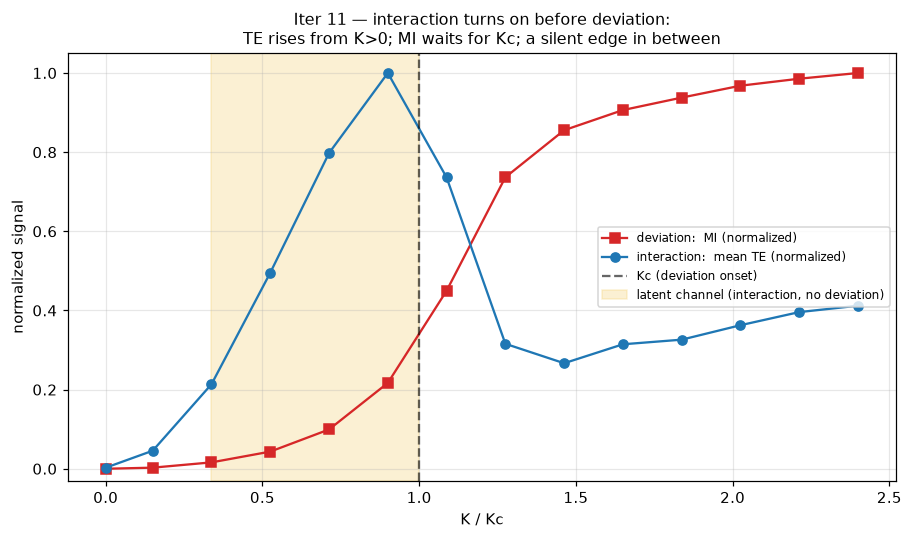

This figure's Python source:
"""
Iteration 11 -- Interaction vs deviation: the latent channel (noun vs verb).

Chapter 8 s8.4 #1 left one span of the CPAF bridge unbuilt: the claim that an
INTERACTION (an edge -- a coupling channel that exists) and a DEVIATION (the
locking *event* on that edge) are genuinely distinct, not two names for one
thing. This iteration gives that split its own falsifiable test.

The tools are already in hand:
  * DEVIATION detector = mutual information I(theta1; theta2) (iter 7): it is ~0
    while the pair drifts and jumps up only when the pair LOCKS (K >= Kc).
  * INTERACTION detector = transfer entropy TE (iter 8): how much one phase's
    present improves prediction of the other's future. A coupling transmits
    influence whether or not it has locked, so TE should be > 0 for ANY K > 0.

Prediction (the noun/verb dissociation):
  K = 0            : no interaction, no deviation      -> MI ~ 0,  TE ~ 0
  0 < K < Kc       : interaction WITHOUT deviation     -> MI ~ 0,  TE > 0   <-- latent channel
  K > Kc           : interaction AND deviation         -> MI > 0,  TE > 0

If it holds: interaction is graded (a matter of degree -- TE rises smoothly from
0), deviation is abrupt (an event -- MI switches on at Kc). The interaction
"turns on" at a LOWER coupling than the deviation, and in between sits a real but
silent edge. That also hardens Ch 8's reframe: a null state (no deviations, MI~0)
can still be full of interactions (TE>0) -- latency below threshold, not emptiness.

Method mirrors iter 7/8: two noisy oscillators (Euler-Maruyama), long
steady-state run subsampled to reduce autocorrelation, swept across K. MI is
shuffle-corrected; TE is a binned conditional MI I(Y_{t+lag}; X_t | Y_t) with
FINE conditioning bins (iter-8 caveat) and circular-shift surrogate correction.
Values in bits.
"""
import os, sys
import numpy as np
sys.path.insert(0, os.path.dirname(os.path.dirname(os.path.abspath(__file__))))

rng = np.random.RandomState(7)

# ---- pair + sweep ----
f1, f2 = 1.00, 1.20
w1, w2 = 2 * np.pi * f1, 2 * np.pi * f2
Dw = abs(w1 - w2)
Kc = Dw / 2                          # bidirectional locking threshold (iter 6)
noise = 0.30                         # enough to decorrelate below Kc (keeps MI~0 there)
#   but not so much it washes out locking; below ~0.25 the noiseless drift becomes
#   a deterministic limit cycle and MI picks up spurious structure -- 0.30 is the
#   sweet spot where sub-Kc MI stays at floor while TE remains detectable.

Ks = np.concatenate(([0.0], np.linspace(0.15 * Kc, 2.4 * Kc, 13)))
nK = len(Ks)

dt = 0.01
sub = 10                             # subsample stride (tau = 0.1)
lag = 3                              # TE horizon (0.3 time units)
n_samples = 100000
burn = 20000
n_steps = burn + n_samples * sub

# ---- integrate all K columns side by side ----
S1 = np.empty((n_samples, nK)); S2 = np.empty((n_samples, nK))
amp = noise * np.sqrt(dt)
th1 = rng.uniform(0, 2 * np.pi, nK)
th2 = rng.uniform(0, 2 * np.pi, nK)
si = 0
for k in range(n_steps):
    d1 = (w1 + Ks * np.sin(th2 - th1)) * dt + amp * rng.randn(nK)
    d2 = (w2 + Ks * np.sin(th1 - th2)) * dt + amp * rng.randn(nK)
    th1 = (th1 + d1) % (2 * np.pi)
    th2 = (th2 + d2) % (2 * np.pi)
    if k >= burn and (k - burn) % sub == 0 and si < n_samples:
        S1[si] = th1; S2[si] = th2; si += 1

# ---- estimators (same construction as iter 8) ----
def _bin(a, B):
    return np.minimum((a / (2 * np.pi) * B).astype(np.int64), B - 1)

def mutual_info_bits(a, b, B=16):
    H, _, _ = np.histogram2d(a, b, bins=[np.linspace(0, 2 * np.pi, B + 1)] * 2)
    p = H / H.sum()
    pa = p.sum(1, keepdims=True); pb = p.sum(0, keepdims=True)
    nz = p > 0
    return float(np.sum(p[nz] * np.log2(p[nz] / (pa * pb)[nz])))

def _cond_mi(a, b, c, Ba, Bb, Bc):
    flat = np.bincount((a * Bb + b) * Bc + c, minlength=Ba * Bb * Bc)
    p = flat.reshape(Ba, Bb, Bc) / flat.sum()
    pc = p.sum((0, 1), keepdims=True)
    pac = p.sum(1, keepdims=True)
    pbc = p.sum(0, keepdims=True)
    nz = p > 0
    return float(np.sum(p[nz] * np.log2((p * pc)[nz] / (pac * pbc)[nz])))

def transfer_entropy_bits(x, y, lag=lag, B=8, Bcond=24, n_surr=8, _rng=rng):
    """TE(X->Y) = I(Y_{t+lag}; X_t | Y_t), fine conditioning + surrogate-corrected."""
    yf = _bin(y[lag:], B); xs = x[:-lag]; cond = _bin(y[:-lag], Bcond)
    def te_of(xsrc):
        return _cond_mi(yf, _bin(xsrc, B), cond, B, B, Bcond)
    te = te_of(xs)
    n = len(xs)
    surr = [te_of(np.roll(xs, _rng.randint(n // 10, n - n // 10)))
            for _ in range(n_surr)]
    return te - float(np.mean(surr))

def order_param(a, b):
    return float(np.mean(np.abs(0.5 * (np.exp(1j * a) + np.exp(1j * b)))))

# ---- sweep ----
print(f"|Dw|={Dw:.3f}  Kc={Kc:.3f}  noise={noise}  samples/K={n_samples}\n")
print(f"{'K':>7} | {'K/Kc':>5} | {'R':>5} | {'MI':>6} | {'TE12':>7} | "
      f"{'TE21':>7} | {'meanTE':>7} | regime")
print("-" * 78)
R = np.zeros(nK); MI = np.zeros(nK); TE12 = np.zeros(nK); TE21 = np.zeros(nK)
for j in range(nK):
    a, b = S1[:, j], S2[:, j]
    R[j] = order_param(a, b)
    mi = mutual_info_bits(a, b)
    MI[j] = max(mi - mutual_info_bits(a, rng.permutation(b)), 0.0)
    TE12[j] = transfer_entropy_bits(a, b)
    TE21[j] = transfer_entropy_bits(b, a)
mTE = 0.5 * (TE12 + TE21)
for j in range(nK):
    reg = ("null" if Ks[j] == 0 else
           "latent (interaction, no deviation)" if Ks[j] < Kc and MI[j] < 0.05 else
           "deviation" if MI[j] >= 0.05 else "sub-Kc")
    print(f"{Ks[j]:7.3f} | {Ks[j]/Kc:5.2f} | {R[j]:5.3f} | {MI[j]:6.3f} | "
          f"{TE12[j]:7.4f} | {TE21[j]:7.4f} | {mTE[j]:7.4f} | {reg}")

# ---- turn-on points & the latent window ----
TE_floor = max(mTE[0], 0.004)                      # K=0 gives the estimator floor
MI_floor = 0.05
TE_on = next((Ks[j] for j in range(nK) if mTE[j] > max(2 * TE_floor, 0.01)), np.nan)
MI_on = next((Ks[j] for j in range(nK) if MI[j] > MI_floor), np.nan)
latent = [j for j in range(nK) if 0 < Ks[j] < Kc and mTE[j] > max(2*TE_floor, 0.01)
          and MI[j] < MI_floor]

# ---- checks ----
print()
print(f"Check A (K=0 is a true null): MI={MI[0]:.4f}, meanTE={mTE[0]:.4f} "
      f"(both at floor -- no interaction, no deviation)")
cA = MI[0] < 0.03 and mTE[0] < 0.012
print(f"   -> {'PASS' if cA else 'FAIL'}")

if latent:
    lj = max(latent, key=lambda j: mTE[j])         # clearest example
    print(f"Check B (LATENT CHANNEL exists): at K/Kc={Ks[lj]/Kc:.2f} "
          f"meanTE={mTE[lj]:.4f} bits (interaction present) but MI={MI[lj]:.4f} "
          f"(no deviation) -- a real but silent edge")
cB = len(latent) >= 1
print(f"   -> {'PASS' if cB else 'FAIL'}")

# The noun/verb claim is about ORDER, not absolute position: the interaction
# (TE) must become detectable at a strictly lower coupling than the deviation
# (MI), and it must do so inside the sub-threshold band (TE_on well below Kc).
# Noise smears the deviation, so MI_on itself sits somewhat below the noiseless
# Kc -- expected, and not what this check is about.
print(f"Check C (interaction turns on before deviation): TE_on at K={TE_on:.3f} "
      f"(K/Kc={TE_on/Kc:.2f}) < MI_on at K={MI_on:.3f} (K/Kc={MI_on/Kc:.2f}); "
      f"interaction detected inside the sub-threshold band")
cC = (TE_on < MI_on) and (TE_on / Kc < 0.5)
print(f"   -> {'PASS' if cC else 'FAIL'}")

print(f"Check D (above Kc: both present): at K/Kc={Ks[-1]/Kc:.2f} "
      f"MI={MI[-1]:.3f} (deviation) and meanTE={mTE[-1]:.4f} (interaction)")
cD = MI[-1] > 0.5 and mTE[-1] > 0.01
print(f"   -> {'PASS' if cD else 'FAIL'}")

allok = cA and cB and cC and cD
print("\nALL PASS" if allok else "\nSOME CHECKS FAILED")
print("\nVerdict: interaction and deviation are SEPARATE observables. Transfer")
print("entropy (the interaction) rises smoothly from zero the moment any")
print("coupling exists; mutual information (the deviation) stays flat until the")
print("locking threshold Kc, then switches on. Between them lies the LATENT")
print("CHANNEL: 0 < K < Kc, where the edge is real (TE>0) but silent (MI~0).")
print("Interaction is a noun graded by degree; deviation is a verb -- an event.")
print("A null state (no deviations) can be dense with interactions: latency")
print("below threshold, not emptiness. Ch 8's last bridge span, grounded.")

# ---- plot ----
try:
    import matplotlib
    matplotlib.use("Agg")
    import matplotlib.pyplot as plt
    fig, ax = plt.subplots(figsize=(8.4, 5))
    x = Ks / Kc
    ax.plot(x, MI / max(MI.max(), 1e-9), "s-", color="#d62728",
            label="deviation:  MI (normalized)")
    ax.plot(x, mTE / max(mTE.max(), 1e-9), "o-", color="#1f77b4",
            label="interaction:  mean TE (normalized)")
    ax.axvline(1.0, color="k", ls="--", alpha=0.6, label="Kc (deviation onset)")
    if latent:
        ax.axvspan(min(Ks[j] for j in latent) / Kc, 1.0, color="#f4d06f",
                   alpha=0.30, label="latent channel (interaction, no deviation)")
    ax.set_xlabel("K / Kc"); ax.set_ylabel("normalized signal")
    ax.set_title("Iter 11 — interaction turns on before deviation:\n"
                 "TE rises from K>0; MI waits for Kc; a silent edge in between",
                 fontsize=10.5)
    ax.legend(fontsize=8, loc="center right"); ax.grid(alpha=0.3)
    ax.set_ylim(-0.03, 1.05)
    out = os.path.join(os.path.dirname(os.path.abspath(__file__)),
                       "iter11_interaction_vs_deviation.png")
    fig.tight_layout(); fig.savefig(out, dpi=110, bbox_inches="tight")
    print(f"\nplot saved -> {out}")
except Exception as e:
    print(f"\n(plot skipped: {e})")
